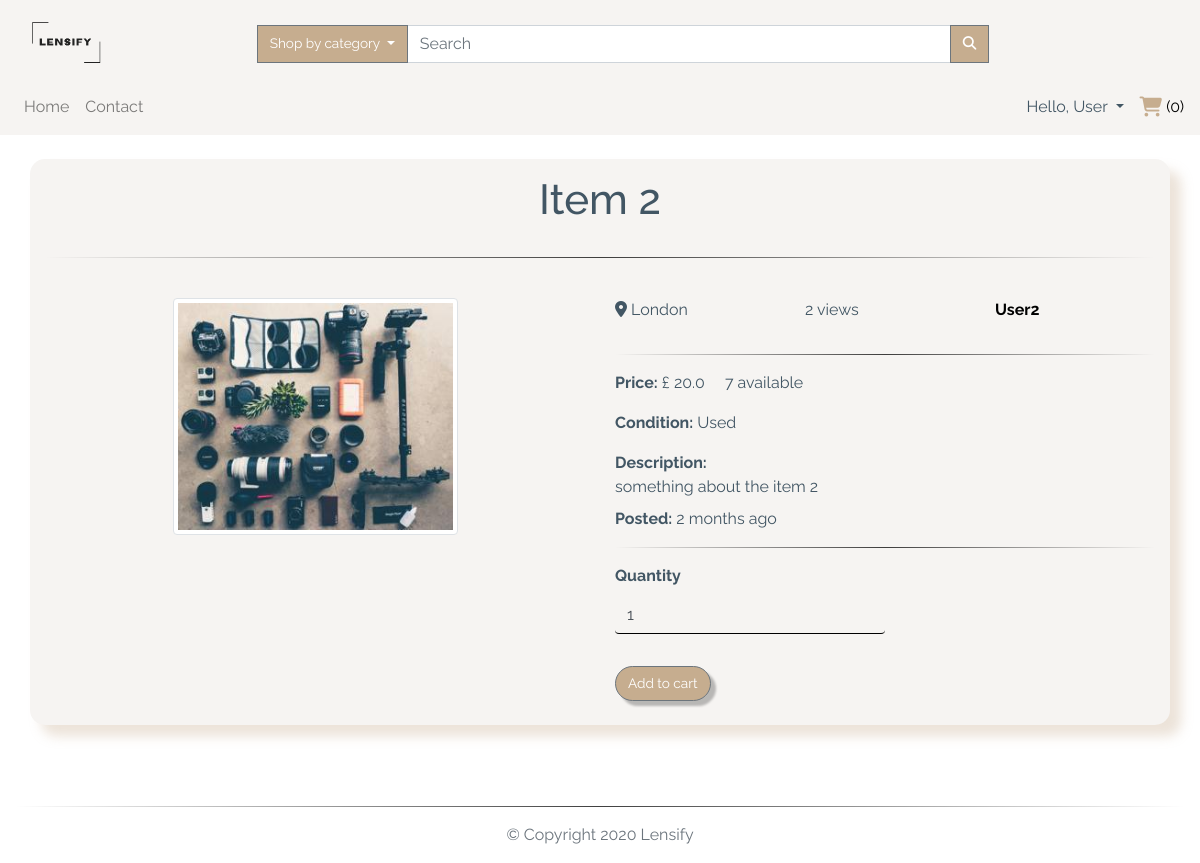
Page /item/2 (signed in) on the earlier database version.
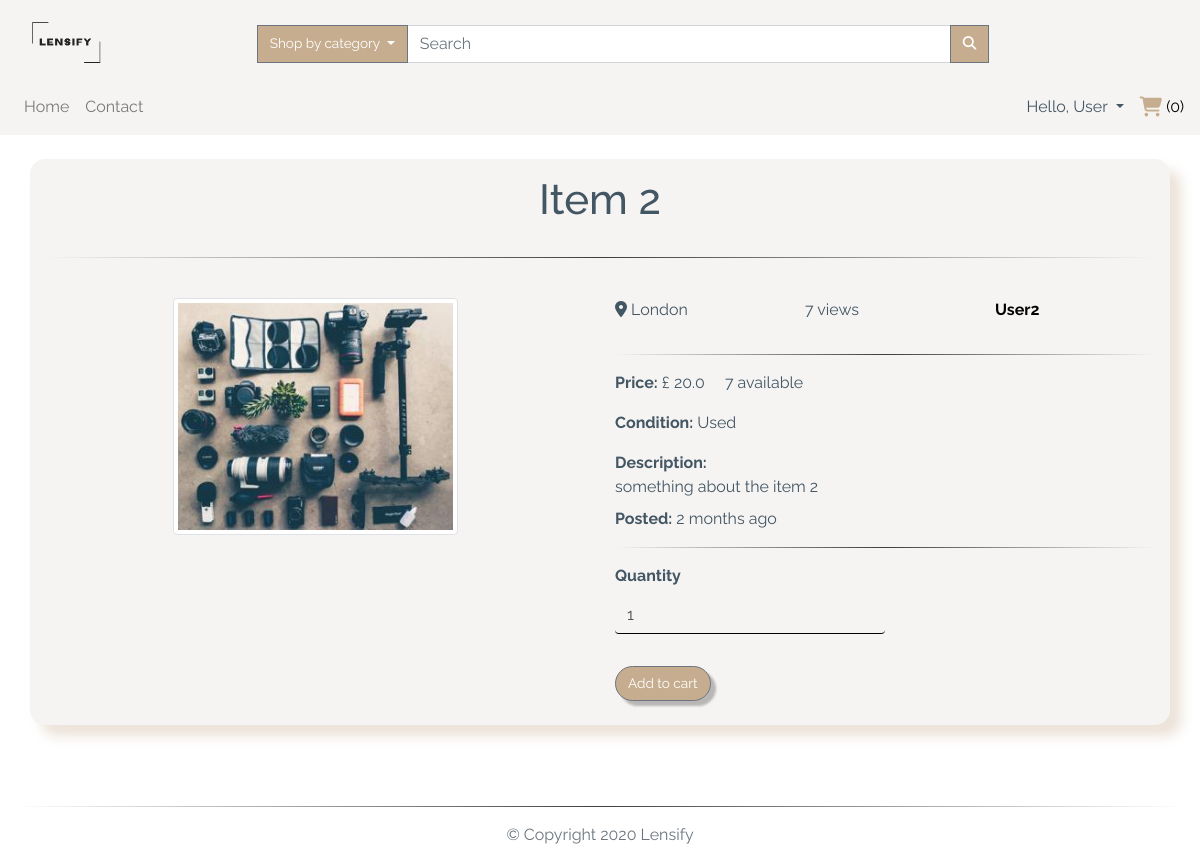
Same page on the later database version.
### app/models.py (models this page shows, shortened)
class TimestampMixin(object):
    created_at = db.Column(db.DateTime, nullable=False,
                           default=datetime.utcnow)
    updated_at = db.Column(db.DateTime, onupdate=datetime.utcnow)

class ItemForSale(db.Model, TimestampMixin):
    __tablename__ = "for_sale"
    id = db.Column(db.Integer, primary_key=True)
    title = db.Column(db.String(100), nullable=False)
    description = db.Column(db.Text, nullable=False)
    quantity = db.Column(db.Integer, nullable=False, default=1)
    condition = db.Column(db.String(50), nullable=False)
    item_city = db.Column(db.String(50), nullable=False)
    price = db.Column(db.Float, nullable=False)
    item_views = db.Column(db.Integer, default=0)
    image_file = db.Column(Json(128), nullable=False,
                           default=['item.jpg'])
    sold = db.Column(db.Boolean, default=False)
    seller_id = db.Column(db.Integer, db.ForeignKey("users.id"))
    category_id = db.Column(db.Integer, db.ForeignKey("categories.id"))
    item_in_order = db.relationship(
        "OrderItem", backref="item", lazy="dynamic"
    )

### app/routes.py (the view, shortened to what this page needs)
@app.route("/item/<item_id>", methods=["GET", "POST"])
def item(item_id):
    form = AddToCartForm()
    item = ItemForSale.query.filter_by(id=item_id).first_or_404()
    item.item_views += 1
    db.session.commit()
    if item in current_user.items_for_sale:
        if request.args.get('delete'):
            db.session.delete(item)
            db.session.commit()
            flash("You have deleted a listing!", "success")
            return redirect(url_for("index"))
    return render_template("item_details.html", title="Item Details", item=item, form=form)

### app/forms.py
class AddToCartForm(FlaskForm):
    quantity = h5fields.IntegerField(
        "Quantity", default=1, widget=h5widgets.NumberInput(min=1, max=100, step=1),
        validators=[DataRequired(message="Please only insert numerical values")])
    submit = SubmitField('Add to cart')

### app/models.py (called while the page is built)
@login_manager.user_loader
def load_user(user_id):
    return User.query.get(int(user_id))

    def process_result_value(self, value, dialect):
        return json.loads(value)

### app/routes.py (called while the page is built)
@app.before_request
def before_request():
    if current_user.is_authenticated:
        current_user.updated_at = datetime.utcnow()
        db.session.commit()

@app.context_processor
def inject_categories():
    categories = Category.query.join(
        ItemForSale, (Category.id == ItemForSale.category_id)).filter_by(sold=False).all()
    return dict(categories=categories)

### app/templates/item_details.html (shortened to what this page needs)
{% extends "layout.html" %}
{% import "bootstrap/wtf.html" as wtf %}
{% block app_content %}
<div class="container custom-bg my-4">
  <div class="row justify-content-center">
    <h1 class="col-12 text-center my-3">
      {{ item.title.capitalize() }}
    </h1>
  </div>
  <hr>
  <div class="row justify-content-center">
    <div class="col-12 col-sm-6 my-4" aria-labelledby="item-picture">
      <div class="row justify-content-center">
        <img class="img-fluid w-50 thumb img-thumbnail" id="largeImage"
          src="{{url_for('static', filename='img/items/' + item.image_file[0])}}" alt="{{item.title}}">
      </div>
    </div>
    <div class="col-12 col-sm-6 my-4">
      <div class="row text-break">
        <p class="text-capitalize col-md-4">
          <i class="fas fa-map-marker-alt"></i> {{item.item_city }}
        </p>
        <p class="col-md-4">
          {{item.item_views}} views
        </p>
        <p class="col-md-4">
          <a href="{{url_for('user', username=item.seller.username)}}" class="text-capitalize" alt="{{item.title}}">
            <strong>{{ item.seller.username }} </strong>
          </a>
        </p>
      </div>
      <hr>
      <div class="row text-break">
        <div class="col-12">
          <p>
            <strong>Price:</strong> £ {{ item.price }} <span class="ml-3">{{item.quantity}} available</span>
          </p>
          <p>
            <strong>Condition:</strong> {{ item.condition }}
          </p>
          <p class="my-2">
            <strong>Description:</strong><span class="d-block">{{ item.description }}</span>
          </p>
          <p class="my-2">
            <strong>Posted:</strong> {{ moment(item.created_at).fromNow() }}
          </p>
          <hr>
          {% if item in current_user.items_for_sale %}
          <div class="mt-4 d-flex justify-content-between">
            <button class="confirm-delete btn btn-danger" data-toggle="modal" data-target="#confirmDeleteModal"
              id="deleteButton{{item.id}}">
              <span class="fa fa-remove"></span>
            </button>
            <div class="modal fade" id="confirmDeleteModal" tabindex="-1" role="dialog"
              aria-labelledby="confirmDeleteModalLabel" aria-hidden="true">
              <div class="modal-dialog modal-dialog-centered" role="document">
                <div class="modal-content">
                  <div class="modal-header">
                    <h5 class="modal-title" id="confirmDeleteModalLabel">DELETE</h5>
                    <button type="button" class="close" data-dismiss="modal" aria-label="Close">
                      <span aria-hidden="true">&times;</span>
                    </button>
                  </div>
                  <div class="modal-body">
                    Do you want to delete this listing?
                  </div>
                  <div class="modal-footer">
                    <button type="button" class="btn btn-danger" data-dismiss="modal">NO</button>
                    <a href="{{url_for('item', delete='True', item_id=item.id)}}"><button type="button"
                        class="btn btn-primary">YES</button></a>
                  </div>
                </div>
              </div>
            </div>
          </div>
          {% else %}
          <form action="{{url_for('item', item_id=item.id)}}" method='POST' class="form">
            {{wtf.form_field(form.quantity, class="form-control w-50")}}
            {{wtf.form_field(form.submit, class="mt-3 btn btn-secondary")}}
          </form>
          {% endif %}
        </div>
      </div>
    </div>
  </div>
</div>
{% endblock app_content %}

Differences in the rows shown:
changed ItemForSale "Item 2": item_views "2" → "7"
